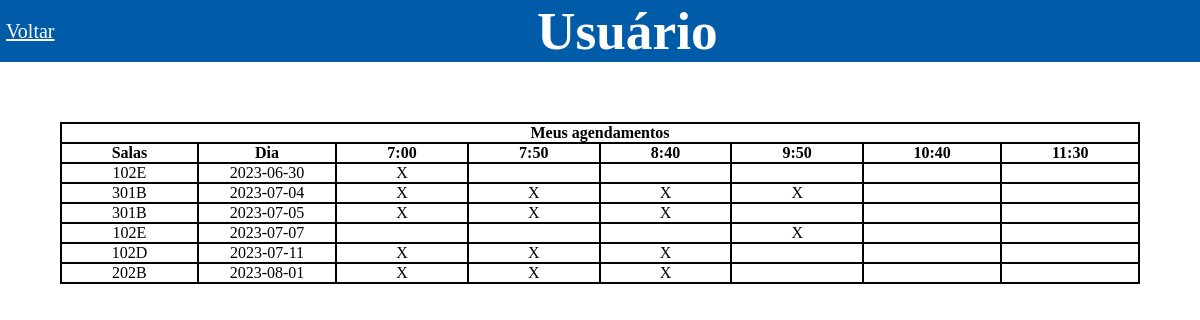
The page /html/usuario_interface.php (signed in) on the database its author committed.
### tables this page shows
CREATE TABLE IF NOT EXISTS `salas` (
  `id` int NOT NULL AUTO_INCREMENT,
  `codigo` varchar(10) NOT NULL,
  `descricao` text NOT NULL,
  `capacidade` int NOT NULL,
  PRIMARY KEY (`id`),
  UNIQUE KEY `codigo` (`codigo`)
);

CREATE TABLE IF NOT EXISTS `agendamentos` (
  `id` int NOT NULL AUTO_INCREMENT,
  `id_funcionarios` int NOT NULL,
  `id_horario` int NOT NULL,
  `id_sala` int NOT NULL,
  `data_agendamento` date NOT NULL,
  `inicio` date NOT NULL,
  `fim` date NOT NULL,
  PRIMARY KEY (`id`),
  KEY `fk_idf_pk_id` (`id_funcionarios`),
  KEY `fk_idh_pk_id` (`id_horario`),
  KEY `fk_ids_pk_id` (`id_sala`)
);

### html/usuario_interface.php (the view, shortened to what this page needs)
<!DOCTYPE html>
<html lang="pt-br">
<head>
    <link rel="stylesheet" href="../css/usuario.css">
</head>
<body>
    <header>
        <a class="voltar" href="home.php">Voltar</a>
        <h1 class='titulo'>Usuário</h1>
    </header>
    <main>
        <table>
            <tr>
                <th colspan='8'>Meus agendamentos</th>
            </tr>
            <tr>
                <th>Salas</th>
                <th>Dia</th>
                <th>7:00</th>
                <th>7:50</th>
                <th>8:40</th>
                <th>9:50</th>
                <th>10:40</th>
                <th>11:30</th>
            </tr>
        <?php
            include "../php/conectar_banco_de_dados.php";
            $email = $_SESSION['email_funcionario'];
            $quantidade_salas_agendadas = mysqli_query($ConexaoSQL, "SELECT * FROM agendamentos INNER JOIN funcionarios on agendamentos.id_funcionarios = funcionarios.id WHERE email = '$email'");
            $quantidade_salas_agendadas = mysqli_num_rows($quantidade_salas_agendadas);
            $codigo_sala = mysqli_query($ConexaoSQL, "SELECT codigo, id_sala, inicio, id_horario FROM agendamentos INNER JOIN funcionarios on agendamentos.id_funcionarios = funcionarios.id INNER JOIN salas on agendamentos.id_sala = salas.id WHERE email = '$email' ORDER BY inicio asc");
            $horarios_armazenados = [];
            $codigo2 = '';
            $inicio2 = '';
            for($i = 1; $i <= $quantidade_salas_agendadas; $i++) {
                $codigo_sala_assoc = mysqli_fetch_assoc($codigo_sala);
                $codigo1 = $codigo_sala_assoc['codigo'];
                $inicio1 = $codigo_sala_assoc['inicio'];
                $horario = mysqli_query($ConexaoSQL, "SELECT codigo, id_sala, inicio, id_horario FROM agendamentos INNER JOIN funcionarios on agendamentos.id_funcionarios = funcionarios.id INNER JOIN salas on agendamentos.id_sala = salas.id WHERE email = '$email' AND inicio = '$inicio1' ORDER BY inicio");
                $num = mysqli_num_rows($horario);
                if($codigo1 != $codigo2 || $inicio1 != $inicio2) {
                    for($l = 0; $l < $num ; $l++) {
                        $horario_assoc = mysqli_fetch_assoc($horario);
                        $horarios_armazenados[] = $horario_assoc['id_horario'];
                    }
                    echo
                    "<tr>
                    <td>".$codigo1."</td>
                    <td>".$inicio1."</td>".
                    "<td>".marcar_horario(1)."</td>".
                    "<td>".marcar_horario(2)."</td>".
                    "<td>".marcar_horario(3)."</td>".
                    "<td>".marcar_horario(4)."</td>".
                    "<td>".marcar_horario(5)."</td>".
                    "<td>".marcar_horario(6)."</td>".
                    "</tr>";
                }
                $horarios_armazenados = array();
                $codigo2 = $codigo1;
                $inicio2 = $inicio1;
            }
            function marcar_horario($num_horario) {
                global $horarios_armazenados;
                if(empty($horarios_armazenados)) {
                    return "";
                } else {
                    foreach($horarios_armazenados as $teste) {
                        if($num_horario == 1 && $teste == 1) {
                            return "X";
                        } else if($num_horario == 2 && $teste == 2) {
                            return "X";
                        } else if($num_horario == 3 && $teste == 3) {
                            return "X";
                        } else if($num_horario == 4 && $teste == 4) {
                            return "X";
                        } else if($num_horario == 5 && $teste == 5) {
                            return "X";
                        } else if($num_horario == 6 && $teste == 6) {
                            return "X";
                        }
                    }
                }
            }
            ?>
            </table>
        </main>
</body>
</html>

### css/usuario.css (style rules this page uses)
* { margin: 0; padding: 0; }
header { display: flex; color: white; background-color: #005ca9; width: 100%; }
.titulo { margin: auto; font-size: 40pt; }
.voltar { text-decoration: underline; color: white; font-size: 15pt; align-self: center; margin-left: .5%; }
main { display: flex; margin-top: 5%; width: 100%; }
table { margin: auto; width: 90%; border-collapse: collapse; border: 2px solid black; }
th, td { border: 2px solid black; width: 50svw; text-align: center; }

### rows shown on the page
salas: codigo "102E"
agendamentos: inicio "2023-06-30"
salas: codigo "301B"
agendamentos: inicio "2023-07-04"
agendamentos: inicio "2023-07-05"
agendamentos: inicio "2023-07-07"
salas: codigo "102D"
agendamentos: inicio "2023-07-11"
salas: codigo "202B"
agendamentos: inicio "2023-08-01"

### other values the page prints
marcar_horario(1) "X"
marcar_horario(2) "X"
marcar_horario(3) "X"
marcar_horario(4) "X"
